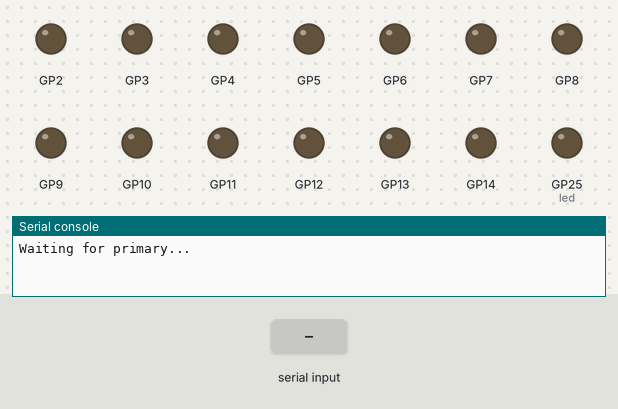
This program was run on a simulated Raspberry Pi Pico running MicroPython. Parts: output pins drawn as LEDs (lit = HIGH), the last lines printed to the serial console. The inputs (shaded band) are chosen by the test bench.

Above: at 1.2 s.
1.3 s: "PING\n" received over the second serial link
At 1.6 s:
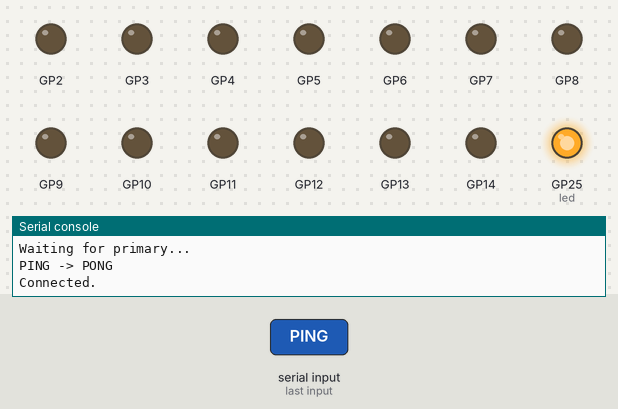
2.8 s: "INIT\n" received over the second serial link
4.3 s: "W \n" received over the second serial link
Timing chart, 0 to 7.3 s (numbered marks = the images above; inputs shaded):
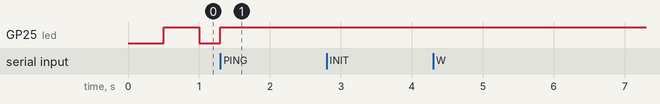

The program:

main.py
```python
import time

from machine import UART, Pin

# --- テストベクタ出力ピン ---
# 出力要素 i を OUT_PINS[i] に出力する（primary の MASK で 1 の画素を行優先で並べた順）。
# GP23-25 は Pico W の無線チップ用のため使わない。GP28 は予備（未使用）。
OUT_PINS = list(range(2, 23)) + [26, 27]  # 23 本
N_OUT = len(OUT_PINS)

# --- primary との通信 (UART0: GP0=TX, GP1=RX) ---
UART_TX_PIN = 0
UART_RX_PIN = 1
BAUDRATE = 115200
BLINK_MS = 500  # PING 待ちの間、この周期で基板 LED を反転（1Hz 点滅）
MAX_LINE = 32  # これより長い行は破棄する


# 1. 基板 LED を消灯（消灯 > 1Hz点滅: PING待ち > 点灯: 接続完了）
led = Pin("LED", Pin.OUT)
led.off()

# 2. 出力ピンを初期化（全 0）
pins = [Pin(p, Pin.OUT, value=0) for p in OUT_PINS]

# 3. 待機バッファと UART を初期化（RX は相手が未起動でも High (アイドル) に保つ）
staged = 0
Pin(UART_RX_PIN, Pin.IN, Pin.PULL_UP)
uart = UART(0, baudrate=BAUDRATE, tx=Pin(UART_TX_PIN), rx=Pin(UART_RX_PIN))


def to_hex(bits):
    return "{:06X}".format(bits)


def output(bits):
    """bit i を OUT_PINS[i] に出力する（1 本ずつ書き換える）。"""
    for i, p in enumerate(pins):
        p.value((bits >> i) & 1)


def read_pins():
    """出力ピンの実際の状態を読み、bit i = OUT_PINS[i] の整数にする。"""
    bits = 0
    for i, p in enumerate(pins):
        if p.value():
            bits |= 1 << i
    return bits


# --- コマンド処理 ---
# 1 行 = 1 コマンド（ASCII, 改行終端）。データは 6 桁の 16 進数（bit i = 出力要素 i）。
#   PING       -> PONG
#   INIT       -> OK          待機バッファと出力を 0 にする
#   W hhhhhh   -> OK          待機バッファへ書き込む（出力は変えない）
#   R          -> D hhhhhh    待機バッファを読み返す
#   A          -> OK hhhhhh   待機バッファを出力し、実際のピン状態を返す
def handle(line):
    global staged

    if line == "PING":
        return "PONG"
    if line == "INIT":
        staged = 0
        output(staged)
        return "OK"
    if line.startswith("W "):
        try:
            bits = int(line[2:], 16)
        except ValueError:
            return "ERR bad data"
        if not 0 <= bits < (1 << N_OUT):
            return "ERR out of range"
        staged = bits
        return "OK"
    if line == "R":
        return "D " + to_hex(staged)
    if line == "A":
        output(staged)
        return "OK " + to_hex(read_pins())
    return "ERR unknown command"


def main():
    connected = False
    last_blink = time.ticks_ms()
    line = b""
    print("Waiting for primary...")

    while True:
        # 接続前は 1Hz で点滅
        if not connected and time.ticks_diff(time.ticks_ms(), last_blink) >= BLINK_MS:
            led.toggle()
            last_blink = time.ticks_ms()

        if not uart.any():
            time.sleep_ms(1)
            continue

        c = uart.read(1)
        if c == b"\r":
            continue
        if c != b"\n":
            line += c
            if len(line) > MAX_LINE:
                line = b""  # ノイズなどで行が長すぎる場合は破棄
            continue

        # 1 行受信
        try:
            cmd = line.decode().strip()
        except UnicodeError:
            cmd = None
        line = b""
        if not cmd:
            continue

        resp = handle(cmd)
        uart.write(resp + "\n")
        print("{} -> {}".format(cmd, resp))

        if cmd == "PING" and not connected:
            connected = True
            led.on()
            print("Connected.")


main()
```
